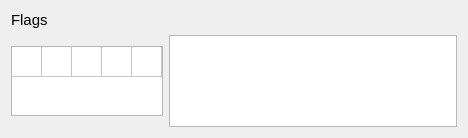
<?xml version="1.0" encoding="UTF-8"?>
<ui version="4.0">
 <class>FlagsWidget</class>
 <widget class="QWidget" name="FlagsWidget">
  <property name="geometry">
   <rect>
    <x>0</x>
    <y>0</y>
    <width>468</width>
    <height>138</height>
   </rect>
  </property>
  <property name="windowTitle">
   <string>Form</string>
  </property>
  <layout class="QVBoxLayout" name="verticalLayout">
   <item>
    <widget class="QLabel" name="lblFlags">
     <property name="font">
      <font>
       <pointsize>11</pointsize>
      </font>
     </property>
     <property name="text">
      <string>Flags</string>
     </property>
    </widget>
   </item>
   <item>
    <layout class="QHBoxLayout" name="horizontalLayout">
     <item>
      <widget class="QTableWidget" name="tblFlags">
       <property name="sizePolicy">
        <sizepolicy hsizetype="Fixed" vsizetype="Fixed">
         <horstretch>0</horstretch>
         <verstretch>0</verstretch>
        </sizepolicy>
       </property>
       <property name="verticalScrollBarPolicy">
        <enum>Qt::ScrollBarAlwaysOff</enum>
       </property>
       <property name="horizontalScrollBarPolicy">
        <enum>Qt::ScrollBarAlwaysOff</enum>
       </property>
       <property name="sizeAdjustPolicy">
        <enum>QAbstractScrollArea::AdjustToContents</enum>
       </property>
       <property name="autoScroll">
        <bool>false</bool>
       </property>
       <property name="alternatingRowColors">
        <bool>true</bool>
       </property>
       <property name="cornerButtonEnabled">
        <bool>true</bool>
       </property>
       <property name="rowCount">
        <number>1</number>
       </property>
       <property name="columnCount">
        <number>5</number>
       </property>
       <attribute name="horizontalHeaderVisible">
        <bool>false</bool>
       </attribute>
       <attribute name="horizontalHeaderDefaultSectionSize">
        <number>30</number>
       </attribute>
       <attribute name="horizontalHeaderHighlightSections">
        <bool>true</bool>
       </attribute>
       <attribute name="horizontalHeaderMinimumSectionSize">
        <number>30</number>
       </attribute>
       <attribute name="verticalHeaderVisible">
        <bool>false</bool>
       </attribute>
       <attribute name="verticalHeaderDefaultSectionSize">
        <number>30</number>
       </attribute>
       <attribute name="verticalHeaderHighlightSections">
        <bool>true</bool>
       </attribute>
       <attribute name="verticalHeaderMinimumSectionSize">
        <number>30</number>
       </attribute>
       <row/>
       <column/>
       <column/>
       <column/>
       <column/>
       <column/>
      </widget>
     </item>
     <item>
      <widget class="QTextBrowser" name="processorMode"/>
     </item>
    </layout>
   </item>
  </layout>
 </widget>
 <resources/>
 <connections/>
</ui>
